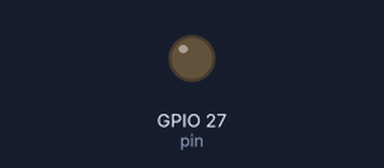
A program run on a simulated Raspberry Pi (BCM pin numbers). Parts: output pins drawn as LEDs (lit = HIGH). What the program prints to the terminal is not drawn. At 0.9 s the program stops and its outputs stay as they are.

Above: at 0.21 s.
Timing chart, 0 to 2.4 s (numbered marks = the images above):
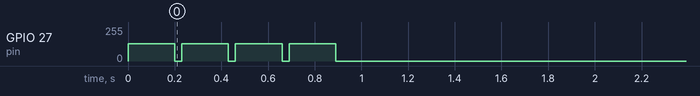

The program:

buzzer2.py
```python
#coding:utf-8

import RPi.GPIO as GPIO
import time

pin = 27

do = 523
re = 294
mi = 330
fa = 349
so = 392
ra = 440
si = 494
#カチューシャ
mery_merody=[si,so,si,so]
mery_rhythm=[0.2,0.2,0.2,0.2]
GPIO.setmode(GPIO.BCM)
GPIO.setup(pin,GPIO.OUT,initial=GPIO.LOW)
print(len(mery_merody))
print(len(mery_rhythm))
p = GPIO.PWM(pin,1)
p.start(50)
p.ChangeFrequency(2)

for i, oto in enumerate(mery_merody):
    p.start(50)
    p.ChangeFrequency(oto)
    time.sleep(mery_rhythm[i])
    p.stop()
    time.sleep(0.03)
p.stop()
GPIO.cleanup(27)
```

Measured:
- by itself, GPIO 27 (pin): 0/255 → 128/255 at 0.00 s, → 0/255 0.89 s later
